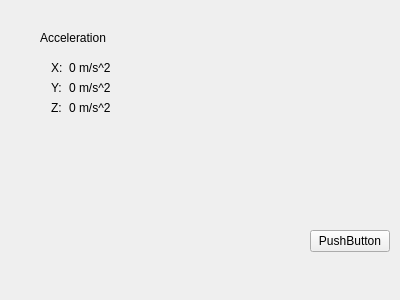
<?xml version="1.0" encoding="UTF-8"?>
<ui version="4.0">
 <class>Widget</class>
 <widget class="QWidget" name="Widget">
  <property name="geometry">
   <rect>
    <x>0</x>
    <y>0</y>
    <width>400</width>
    <height>300</height>
   </rect>
  </property>
  <property name="windowTitle">
   <string>Widget</string>
  </property>
  <widget class="QPushButton" name="pushButton">
   <property name="geometry">
    <rect>
     <x>310</x>
     <y>230</y>
     <width>80</width>
     <height>22</height>
    </rect>
   </property>
   <property name="text">
    <string>PushButton</string>
   </property>
  </widget>
  <widget class="QWidget" name="formLayoutWidget">
   <property name="geometry">
    <rect>
     <x>40</x>
     <y>50</y>
     <width>160</width>
     <height>80</height>
    </rect>
   </property>
   <layout class="QFormLayout" name="formLayout">
    <item row="0" column="0">
     <widget class="QLabel" name="label">
      <property name="text">
       <string>X:</string>
      </property>
     </widget>
    </item>
    <item row="0" column="1">
     <widget class="QLabel" name="label_2">
      <property name="text">
       <string>0 m/s^2</string>
      </property>
     </widget>
    </item>
    <item row="1" column="0">
     <widget class="QLabel" name="label_3">
      <property name="text">
       <string>Y:</string>
      </property>
     </widget>
    </item>
    <item row="1" column="1">
     <widget class="QLabel" name="label_4">
      <property name="text">
       <string>0 m/s^2</string>
      </property>
     </widget>
    </item>
    <item row="2" column="0">
     <widget class="QLabel" name="label_5">
      <property name="text">
       <string>Z:</string>
      </property>
     </widget>
    </item>
    <item row="2" column="1">
     <widget class="QLabel" name="label_6">
      <property name="text">
       <string>0 m/s^2</string>
      </property>
     </widget>
    </item>
   </layout>
  </widget>
  <widget class="QLabel" name="label_7">
   <property name="geometry">
    <rect>
     <x>40</x>
     <y>30</y>
     <width>81</width>
     <height>16</height>
    </rect>
   </property>
   <property name="text">
    <string>Acceleration</string>
   </property>
  </widget>
 </widget>
 <layoutdefault spacing="6" margin="11"/>
 <resources/>
 <connections/>
</ui>
